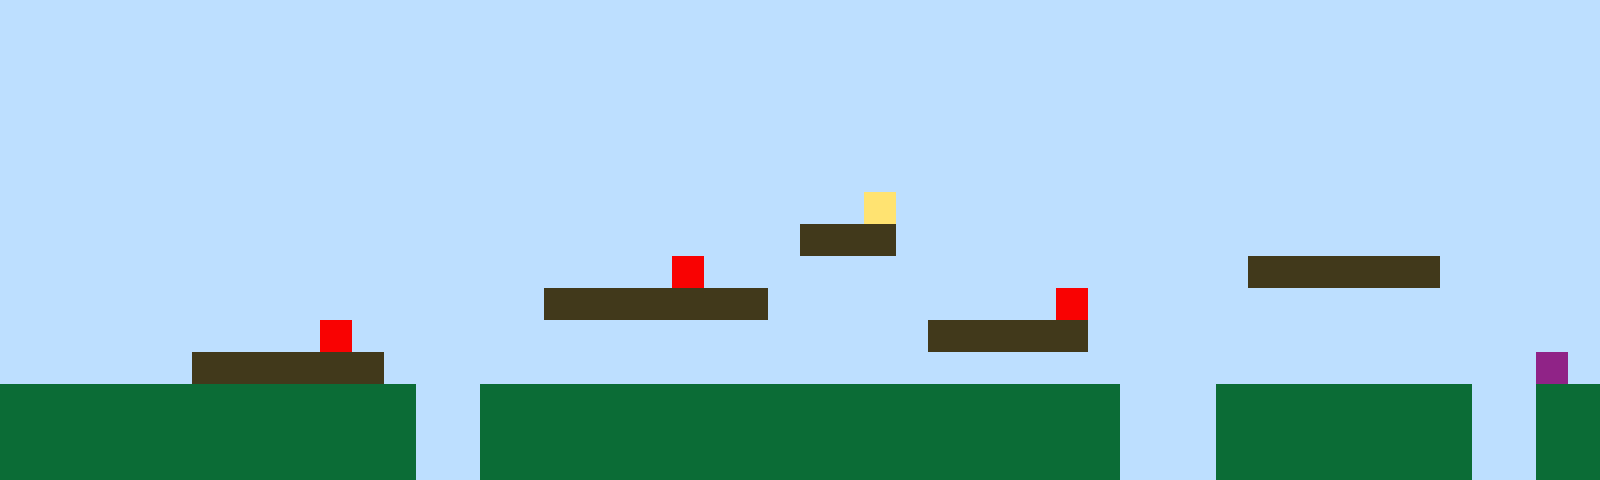

A level layout from a 2D game, rendered from its tile map. Below: a short description, then the map file with its tile-grid data intact:
An orthogonal 50x15 tile map with 32x32 px tiles, 1 tile layer (Tile Layer 1).

<map version="1.10" tiledversion="1.11.2" orientation="orthogonal" renderorder="right-up" width="50" height="15" tilewidth="32" tileheight="32" infinite="0" nextlayerid="2" nextobjectid="1"><editorsettings><export target="map1.csv" format="csv" /></editorsettings><tileset firstgid="1" name="sprites" tilewidth="32" tileheight="32" tilecount="6" columns="3"><image source="sprites.png" width="96" height="64" /></tileset><layer id="1" name="Tile Layer 1" width="50" height="15"><data encoding="csv">1,1,1,1,1,1,1,1,1,1,1,1,1,1,1,1,1,1,1,1,1,1,1,1,1,1,1,1,1,1,1,1,1,1,1,1,1,1,1,1,1,1,1,1,1,1,1,1,1,1,1,1,1,1,1,1,1,1,1,1,1,1,1,1,1,1,1,1,1,1,1,1,1,1,1,1,1,1,1,1,1,1,1,1,1,1,1,1,1,1,1,1,1,1,1,1,1,1,1,1,1,1,1,1,1,1,1,1,1,1,1,1,1,1,1,1,1,1,1,1,1,1,1,1,1,1,1,1,1,1,1,1,1,1,1,1,1,1,1,1,1,1,1,1,1,1,1,1,1,1,1,1,1,1,1,1,1,1,1,1,1,1,1,1,1,1,1,1,1,1,1,1,1,1,1,1,1,1,1,1,1,1,1,1,1,1,1,1,1,1,1,1,1,1,1,1,1,1,1,1,1,1,1,1,1,1,1,1,1,1,1,1,1,1,1,1,1,1,1,1,1,1,1,1,1,1,1,1,1,1,1,1,1,1,1,1,1,1,1,1,1,1,1,1,1,1,1,1,1,1,1,1,1,1,1,1,1,1,1,1,1,1,1,1,1,1,1,1,1,1,1,1,1,1,1,1,1,1,1,1,1,1,1,1,1,1,1,1,1,1,1,1,1,1,1,1,1,1,1,1,1,1,1,1,1,1,1,1,1,1,1,1,1,1,1,1,1,1,1,1,1,1,1,1,1,1,1,4,1,1,1,1,1,1,1,1,1,1,1,1,1,1,1,1,1,1,1,1,1,1,1,1,1,1,1,1,1,1,1,1,1,1,1,1,1,1,1,1,1,1,1,1,1,1,1,3,3,3,1,1,1,1,1,1,1,1,1,1,1,1,1,1,1,1,1,1,1,1,1,1,1,1,1,1,1,1,1,1,1,1,1,1,1,1,1,1,1,1,1,1,1,5,1,1,1,1,1,1,1,1,1,1,1,1,1,1,1,1,1,3,3,3,3,3,3,1,1,1,1,1,1,1,1,1,1,1,1,1,1,1,1,1,1,1,1,1,1,3,3,3,3,3,3,3,1,1,1,1,1,1,1,1,1,5,1,1,1,1,1,1,1,1,1,1,1,1,1,1,1,1,1,1,1,1,1,1,1,1,1,1,5,1,1,1,1,1,1,1,1,1,1,1,1,1,1,1,1,1,1,3,3,3,3,3,1,1,1,1,1,1,1,1,1,1,1,1,1,1,1,1,1,1,1,1,1,1,3,3,3,3,3,3,1,1,1,1,1,1,1,1,1,1,1,1,1,1,1,1,1,1,1,1,1,1,1,1,1,1,1,1,1,1,1,1,1,1,1,1,6,1,2,2,2,2,2,2,2,2,2,2,2,2,2,1,1,2,2,2,2,2,2,2,2,2,2,2,2,2,2,2,2,2,2,2,2,1,1,1,2,2,2,2,2,2,2,2,1,1,2,2,2,2,2,2,2,2,2,2,2,2,2,2,2,1,1,2,2,2,2,2,2,2,2,2,2,2,2,2,2,2,2,2,2,2,2,1,1,1,2,2,2,2,2,2,2,2,1,1,2,2,2,2,2,2,2,2,2,2,2,2,2,2,2,1,1,2,2,2,2,2,2,2,2,2,2,2,2,2,2,2,2,2,2,2,2,1,1,1,2,2,2,2,2,2,2,2,1,1,2,2</data></layer></map>
